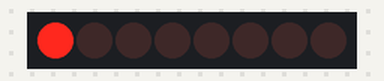
Bench run of a sketch on a simulated Arduino Uno, built with avr-gcc and run on an emulated ATmega328P. Parts: 8 shift-register outputs drawn as a row of LEDs (first output left, lit = HIGH). Wiring (inferred from the names in the program): shift register (74HC595): data pin 13; shift clock pin 12; latch pin 14. Wiring (inferred from the signals the program sends): row of LEDs: on Q0, Q1, Q2, Q3, Q4, Q5, Q6, Q7.

Above: at 0.19 s.
At 31.3 s:
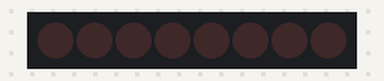
At 62.8 s:
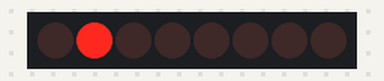
Timing chart, 0 to 64.2 s (numbered marks = the images above):
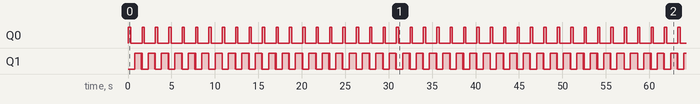

Measured:
- by itself, Q0: alternates HIGH for 0.26 s and LOW for 1.3 s
- by itself, Q1: moves between LOW and HIGH, repeating every 49.4 s
- by itself, everything shown: repeats every 1.5 s, in 5 steps

The sketch:

stepper_register_test.ino
```cpp
#define dataPin 13   // 74HC595 Data pin (DS)
#define clockPin 12  // 74HC595 Clock pin (SHCP)
#define latchPin 14  // 74HC595 Latch pin (STCP)

#define steps 50       // Number of steps per movement
#define stepDelay 5    // Adjust for smoother motion

void setup() {
  Serial.begin(9600);

  pinMode(dataPin, OUTPUT);
  pinMode(clockPin, OUTPUT);
  pinMode(latchPin, OUTPUT);

  digitalWrite(latchPin, LOW);
  shiftOut(dataPin, clockPin, MSBFIRST, 0);
  digitalWrite(latchPin, HIGH);
}

void loop() {
  moveStepper(steps, 0);  // Clockwise
  delay(500);

  moveStepper(steps, 1);  // Counterclockwise
  delay(500);
}

// Function to move the stepper motor
void moveStepper(int stepCount, int dir) {
  sendToShiftRegister(dir, 0); // Set direction once before stepping

  for (int i = 0; i < stepCount; i++) {
    sendStepPulse(dir);  // Pass the correct direction
    delay(stepDelay);    // Shorter delay for smoother motion
  }
}

// Function to send direction to the shift register
void sendToShiftRegister(int dir, int step) {
  byte data = (dir << 1) | step;
  digitalWrite(latchPin, LOW);
  shiftOut(dataPin, clockPin, MSBFIRST, data);
  digitalWrite(latchPin, HIGH);
}

// Function to generate step pulses properly
void sendStepPulse(int dir) {
  sendToShiftRegister(dir, 1);  // STEP HIGH
  delayMicroseconds(200);       // Longer pulse for reliability
  sendToShiftRegister(dir, 0);  // STEP LOW
}
```
